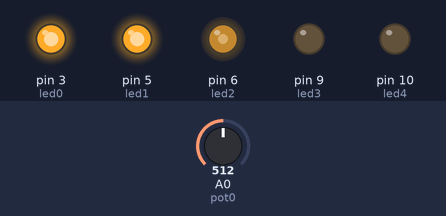
Bench run of a sketch on a simulated Arduino Uno, built with avr-gcc and run on an emulated ATmega328P. Shown: output pins drawn as LEDs (lit = HIGH). The inputs (shaded band) are chosen by the test bench; at power-on: A0 (pot0) = 512.

Above: at 1.2 s.
1.3 s: A0 (pot0) set to 401
At 2.5 s:
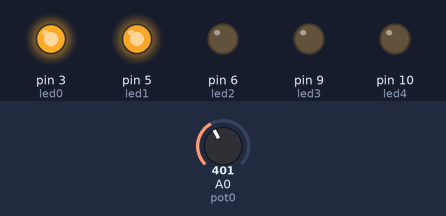
2.8 s: A0 (pot0) set to 421
At 3.6 s:
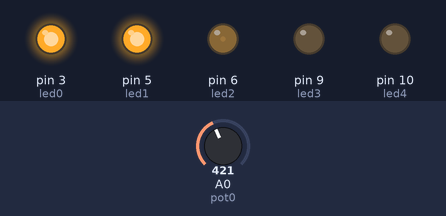
4.3 s: A0 (pot0) set to 511
At 4.8 s:
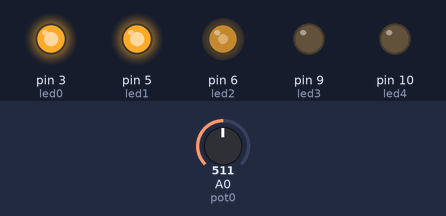
5.8 s: A0 (pot0) set to 625
At 7.0 s:
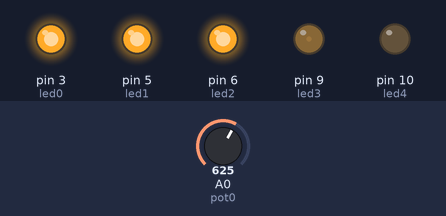
7.3 s: A0 (pot0) set to 605
At 8.3 s:
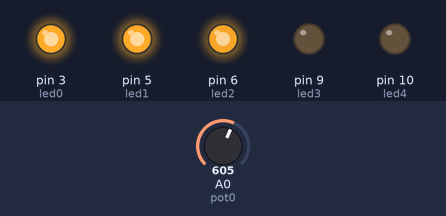
Timing chart, 0 to 9.8 s (numbered marks = the images above; inputs shaded):
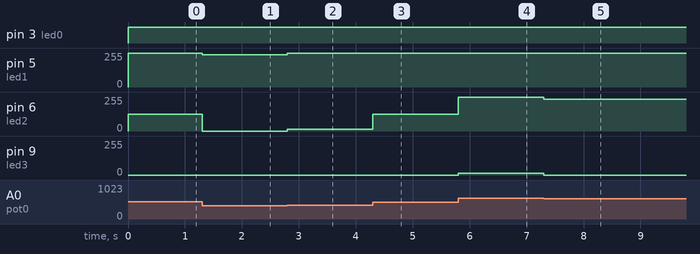

Measured:
- after the input at 1.3 s, pin 5 (led1): 255/255 → 241/255 at once; pin 6 (led2): 125/255 → 0/255 at once
- after the input at 2.8 s, pin 5 (led1): 241/255 → 255/255 at once; pin 6 (led2): 0/255 → 12/255 at once
- after the input at 4.3 s, pin 6 (led2): 12/255 → 124/255 at once
- after the input at 5.8 s, pin 6 (led2): 124/255 → 255/255 at once; pin 9 (led3): 0/255 → 12/255 at once
- after the input at 7.3 s, pin 6 (led2): 255/255 → 240/255 at once; pin 9 (led3): 12/255 → 0/255 at once

The sketch:

001.ino
```cpp
/**********************************************************************************
**                                 Fade LEDs                                     **
**********************************************************************************/
//********** Includes *************************************************************
//********** Variables ************************************************************
const int led0 = 3;          // donar nom al pin 3 de l’Arduino
const int led1 = 5;          // donar nom al pin 5 de l’Arduino
const int led2 = 6;          // donar nom al pin 6 de l’Arduino
const int led3 = 9;          // donar nom al pin 9 de l’Arduino
const int led4 = 10;         // donar nom al pin 10 de l’Arduino
const int pot0 = A0;         // donar nom al pin A0 de l’Arduino

int valPot0;                 // guardar valor del potenciometre
float llum= 1.24;

//********** Setup ****************************************************************
void setup()
{

  pinMode(led0, OUTPUT);     // definir el pin 3 com una sortida
  pinMode(led1, OUTPUT);     // definir el pin 5 com una sortida
  pinMode(led2, OUTPUT);     // definir el pin 6 com una sortida
  pinMode(led3, OUTPUT);     // definir el pin 9 com una sortida
  pinMode(led4, OUTPUT);     // definir el pin 10 com una sortida
  pinMode (pot0, INPUT);
  Serial.begin(9600);
}

//********** Loop *****************************************************************
void loop()
{
  valPot0 = analogRead(0);   // llegir valor del potenciòmetre


  if ( 0<valPot0 && valPot0<205){
  analogWrite(led0, valPot0*llum);     // posar PWM del pin 3 a x
  analogWrite(led1, 0);     // posar PWM del pin 5 a 0
  analogWrite(led2, 0);     // posar PWM del pin 6 a 0
  analogWrite(led3, 0);     // posar PWM del pin 9 a 0
  analogWrite(led4, 0);     // posar PWM del pin 10 a 0

  }


  if ( 206<valPot0 && valPot0<410){

  analogWrite(led0, 255);     // posar PWM del pin 3 a 255
  analogWrite(led1, (valPot0-206)*llum);     // posar PWM del pin 5 a x
  analogWrite(led2, 0);     // posar PWM del pin 6 a 0
  analogWrite(led3, 0);     // posar PWM del pin 9 a 0
  analogWrite(led4, 0);     // posar PWM del pin 10 a 0

  }

  if ( 411<valPot0 && valPot0<614){
  analogWrite(led0, 255);     // posar PWM del pin 3 a 255
  analogWrite(led1, 255);     // posar PWM del pin 5 a 255
  analogWrite(led2, (valPot0-411)*llum);     // posar PWM del pin 6 a x
  analogWrite(led3, 0);     // posar PWM del pin 9 a 0
  analogWrite(led4, 0);     // posar PWM del pin 10 a 0

  }

  if ( 615<valPot0 && valPot0<819){
  analogWrite(led0, 255);     // posar PWM del pin 3 a 255
  analogWrite(led1, 255);     // posar PWM del pin 5 a 255
  analogWrite(led2, 255);     // posar PWM del pin 6 a 255
  analogWrite(led3, (valPot0-615)*llum);     // posar PWM del pin 9 a x
  analogWrite(led4, 0);     // posar PWM del pin 10 a 0

  }

  if ( 820<valPot0 && 1024>valPot0){
  analogWrite(led0, 255);     // posar PWM del pin 3 a 255
  analogWrite(led1, 255);     // posar PWM del pin 5 a 255
  analogWrite(led2, 255);     // posar PWM del pin 6 a 255
  analogWrite(led3, 255);     // posar PWM del pin 9 a 255
  analogWrite(led4, (valPot0-820)*llum);     // posar PWM del pin 10 a x

 }


}
```
